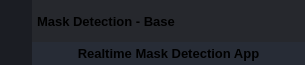
        <widget class="QFrame" name="frame_top">
         <property name="minimumSize">
          <size>
           <width>0</width>
           <height>65</height>
          </size>
         </property>
         <property name="maximumSize">
          <size>
           <width>16777215</width>
           <height>65</height>
          </size>
         </property>
         <property name="styleSheet">
          <string notr="true">background-color: transparent;</string>
         </property>
         <property name="frameShape">
          <enum>QFrame::NoFrame</enum>
         </property>
         <property name="frameShadow">
          <enum>QFrame::Raised</enum>
         </property>
         <layout class="QHBoxLayout" name="horizontalLayout_3">
          <property name="spacing">
           <number>0</number>
          </property>
          <property name="leftMargin">
           <number>0</number>
          </property>
          <property name="topMargin">
           <number>0</number>
          </property>
          <property name="rightMargin">
           <number>0</number>
          </property>
          <property name="bottomMargin">
           <number>0</number>
          </property>
          <item>
           <widget class="QFrame" name="frame_toggle">
            <property name="maximumSize">
             <size>
              <width>70</width>
              <height>16777215</height>
             </size>
            </property>
            <property name="styleSheet">
             <string notr="true">background-color: rgb(27, 29, 35);</string>
            </property>
            <property name="frameShape">
             <enum>QFrame::NoFrame</enum>
            </property>
            <property name="frameShadow">
             <enum>QFrame::Raised</enum>
            </property>
            <layout class="QVBoxLayout" name="verticalLayout_3">
             <property name="spacing">
              <number>0</number>
             </property>
             <property name="leftMargin">
              <number>0</number>
             </property>
             <property name="topMargin">
              <number>0</number>
             </property>
             <property name="rightMargin">
              <number>0</number>
             </property>
             <property name="bottomMargin">
              <number>0</number>
             </property>
             <item>
              <widget class="QPushButton" name="btn_toggle_menu">
               <property name="sizePolicy">
                <sizepolicy hsizetype="Expanding" vsizetype="Expanding">
                 <horstretch>0</horstretch>
                 <verstretch>0</verstretch>
                </sizepolicy>
               </property>
               <property name="styleSheet">
                <string notr="true">QPushButton {
	background-position: center;
	background-repeat: no-reperat;
	border: none;
	background-color: rgb(27, 29, 35);
}
QPushButton:hover {
	background-color: rgb(33, 37, 43);
}
QPushButton:pressed {	
	background-color: rgb(85, 170, 255);
}</string>
               </property>
               <property name="text">
                <string/>
               </property>
               <property name="icon">
                <iconset>
                 <normaloff>new_icons_ui/icons8-xbox-menu-64.png</normaloff>new_icons_ui/icons8-xbox-menu-64.png</iconset>
               </property>
               <property name="iconSize">
                <size>
                 <width>40</width>
                 <height>40</height>
                </size>
               </property>
              </widget>
             </item>
            </layout>
           </widget>
          </item>
          <item>
           <widget class="QFrame" name="frame_top_right">
            <property name="styleSheet">
             <string notr="true">background: transparent;</string>
            </property>
            <property name="frameShape">
             <enum>QFrame::NoFrame</enum>
            </property>
            <property name="frameShadow">
             <enum>QFrame::Raised</enum>
            </property>
            <layout class="QVBoxLayout" name="verticalLayout_2">
             <property name="spacing">
              <number>0</number>
             </property>
             <property name="leftMargin">
              <number>0</number>
             </property>
             <property name="topMargin">
              <number>0</number>
             </property>
             <property name="rightMargin">
              <number>0</number>
             </property>
             <property name="bottomMargin">
              <number>0</number>
             </property>
             <item>
              <widget class="QFrame" name="frame_top_btns">
               <property name="maximumSize">
                <size>
                 <width>16777215</width>
                 <height>42</height>
                </size>
               </property>
               <property name="styleSheet">
                <string notr="true">background-color: rgba(27, 29, 35, 200)</string>
               </property>
               <property name="frameShape">
                <enum>QFrame::NoFrame</enum>
               </property>
               <property name="frameShadow">
                <enum>QFrame::Raised</enum>
               </property>
               <layout class="QHBoxLayout" name="horizontalLayout_4">
                <property name="spacing">
                 <number>0</number>
                </property>
                <property name="leftMargin">
                 <number>0</number>
                </property>
                <property name="topMargin">
                 <number>0</number>
                </property>
                <property name="rightMargin">
                 <number>0</number>
                </property>
                <property name="bottomMargin">
                 <number>0</number>
                </property>
                <item>
                 <widget class="QFrame" name="frame_label_top_btns">
                  <property name="sizePolicy">
                   <sizepolicy hsizetype="Expanding" vsizetype="Preferred">
                    <horstretch>0</horstretch>
                    <verstretch>0</verstretch>
                   </sizepolicy>
                  </property>
                  <property name="frameShape">
                   <enum>QFrame::NoFrame</enum>
                  </property>
                  <property name="frameShadow">
                   <enum>QFrame::Raised</enum>
                  </property>
                  <layout class="QHBoxLayout" name="horizontalLayout_10">
                   <property name="spacing">
                    <number>0</number>
                   </property>
                   <property name="leftMargin">
                    <number>5</number>
                   </property>
                   <property name="topMargin">
                    <number>0</number>
                   </property>
                   <property name="rightMargin">
                    <number>10</number>
                   </property>
                   <property name="bottomMargin">
                    <number>0</number>
                   </property>
                   <item>
                    <widget class="QFrame" name="frame_icon_top_bar">
                     <property name="maximumSize">
                      <size>
                       <width>30</width>
                       <height>30</height>
                      </size>
                     </property>
                     <property name="styleSheet">
                      <string notr="true">background: transparent;
background-image: url(:/16x16/icons/16x16/cil-terminal.png);
background-position: center;
background-repeat: no-repeat;
</string>
                     </property>
                     <property name="frameShape">
                      <enum>QFrame::StyledPanel</enum>
                     </property>
                     <property name="frameShadow">
                      <enum>QFrame::Raised</enum>
                     </property>
                    </widget>
                   </item>
                   <item>
                    <widget class="QLabel" name="label_title_bar_top">
                     <property name="font">
                      <font>
                       <family>Segoe UI</family>
                       <pointsize>10</pointsize>
                       <weight>75</weight>
                       <bold>true</bold>
                      </font>
                     </property>
                     <property name="styleSheet">
                      <string notr="true">background: transparent;
</string>
                     </property>
                     <property name="text">
                      <string>Mask Detection - Base</string>
                     </property>
                    </widget>
                   </item>
                  </layout>
                 </widget>
                </item>
                <item alignment="Qt::AlignRight">
                 <widget class="QFrame" name="frame_btns_right">
                  <property name="sizePolicy">
                   <sizepolicy hsizetype="Expanding" vsizetype="Preferred">
                    <horstretch>0</horstretch>
                    <verstretch>0</verstretch>
                   </sizepolicy>
                  </property>
                  <property name="maximumSize">
                   <size>
                    <width>120</width>
                    <height>16777215</height>
                   </size>
                  </property>
                  <property name="frameShape">
                   <enum>QFrame::NoFrame</enum>
                  </property>
                  <property name="frameShadow">
                   <enum>QFrame::Raised</enum>
                  </property>
                  <layout class="QHBoxLayout" name="horizontalLayout_5">
                   <property name="spacing">
                    <number>0</number>
                   </property>
                   <property name="leftMargin">
                    <number>0</number>
                   </property>
                   <property name="topMargin">
                    <number>0</number>
                   </property>
                   <property name="rightMargin">
                    <number>0</number>
                   </property>
                   <property name="bottomMargin">
                    <number>0</number>
                   </property>
                   <item>
                    <widget class="QPushButton" name="btn_minimize">
                     <property name="sizePolicy">
                      <sizepolicy hsizetype="Minimum" vsizetype="Expanding">
                       <horstretch>0</horstretch>
                       <verstretch>0</verstretch>
                      </sizepolicy>
                     </property>
                     <property name="minimumSize">
                      <size>
                       <width>40</width>
                       <height>0</height>
                      </size>
                     </property>
                     <property name="maximumSize">
                      <size>
                       <width>40</width>
                       <height>16777215</height>
                      </size>
                     </property>
                     <property name="toolTip">
                      <string>Minimize</string>
                     </property>
                     <property name="styleSheet">
                      <string notr="true">QPushButton {	
	border: none;
	background-color: transparent;
}
QPushButton:hover {
	background-color: rgb(52, 59, 72);
}
QPushButton:pressed {	
	background-color: rgb(85, 170, 255);
}</string>
                     </property>
                     <property name="text">
                      <string/>
                     </property>
                     <property name="icon">
                      <iconset>
                       <normaloff>new_icons_ui/icons8-subtract-48.png</normaloff>new_icons_ui/icons8-subtract-48.png</iconset>
                     </property>
                    </widget>
                   </item>
                   <item>
                    <widget class="QPushButton" name="btn_maximize_restore">
                     <property name="sizePolicy">
                      <sizepolicy hsizetype="Minimum" vsizetype="Expanding">
                       <horstretch>0</horstretch>
                       <verstretch>0</verstretch>
                      </sizepolicy>
                     </property>
                     <property name="minimumSize">
                      <size>
                       <width>40</width>
                       <height>0</height>
                      </size>
                     </property>
                     <property name="maximumSize">
                      <size>
                       <width>40</width>
                       <height>16777215</height>
                      </size>
                     </property>
                     <property name="toolTip">
                      <string>Maximize</string>
                     </property>
                     <property name="styleSheet">
                      <string notr="true">QPushButton {	
	border: none;
	background-color: transparent;
}
QPushButton:hover {
	background-color: rgb(52, 59, 72);
}
QPushButton:pressed {	
	background-color: rgb(85, 170, 255);
}</string>
                     </property>
                     <property name="text">
                      <string/>
                     </property>
                     <property name="icon">
                      <iconset>
                       <normaloff>new_icons_ui/icons8-expand-30.png</normaloff>new_icons_ui/icons8-expand-30.png</iconset>
                     </property>
                    </widget>
                   </item>
                   <item>
                    <widget class="QPushButton" name="btn_close">
                     <property name="sizePolicy">
                      <sizepolicy hsizetype="Minimum" vsizetype="Expanding">
                       <horstretch>0</horstretch>
                       <verstretch>0</verstretch>
                      </sizepolicy>
                     </property>
                     <property name="minimumSize">
                      <size>
                       <width>40</width>
                       <height>0</height>
                      </size>
                     </property>
                     <property name="maximumSize">
                      <size>
                       <width>40</width>
                       <height>16777215</height>
                      </size>
                     </property>
                     <property name="toolTip">
                      <string>Close</string>
                     </property>
                     <property name="styleSheet">
                      <string notr="true">QPushButton {	
	border: none;
	background-color: transparent;
}
QPushButton:hover {
	background-color: rgb(52, 59, 72);
}
QPushButton:pressed {	
	background-color: rgb(85, 170, 255);
}</string>
                     </property>
                     <property name="text">
                      <string/>
                     </property>
                     <property name="icon">
                      <iconset>
                       <normaloff>new_icons_ui/icons8-close-48.png</normaloff>new_icons_ui/icons8-close-48.png</iconset>
                     </property>
                    </widget>
                   </item>
                  </layout>
                 </widget>
                </item>
               </layout>
              </widget>
             </item>
             <item>
              <widget class="QFrame" name="frame_top_info">
               <property name="maximumSize">
                <size>
                 <width>16777215</width>
                 <height>65</height>
                </size>
               </property>
               <property name="styleSheet">
                <string notr="true">background-color: rgb(39, 44, 54);</string>
               </property>
               <property name="frameShape">
                <enum>QFrame::NoFrame</enum>
               </property>
               <property name="frameShadow">
                <enum>QFrame::Raised</enum>
               </property>
               <layout class="QHBoxLayout" name="horizontalLayout_8">
                <property name="spacing">
                 <number>0</number>
                </property>
                <property name="leftMargin">
                 <number>10</number>
                </property>
                <property name="topMargin">
                 <number>0</number>
                </property>
                <property name="rightMargin">
                 <number>10</number>
                </property>
                <property name="bottomMargin">
                 <number>0</number>
                </property>
                <item>
                 <widget class="QLabel" name="label_3">
                  <property name="font">
                   <font>
                    <family>Segoe UI</family>
                    <pointsize>10</pointsize>
                    <weight>75</weight>
                    <bold>true</bold>
                   </font>
                  </property>
                  <property name="text">
                   <string>Realtime Mask Detection App</string>
                  </property>
                  <property name="alignment">
                   <set>Qt::AlignCenter</set>
                  </property>
                 </widget>
                </item>
               </layout>
              </widget>
             </item>
            </layout>
           </widget>
          </item>
         </layout>
        </widget>
